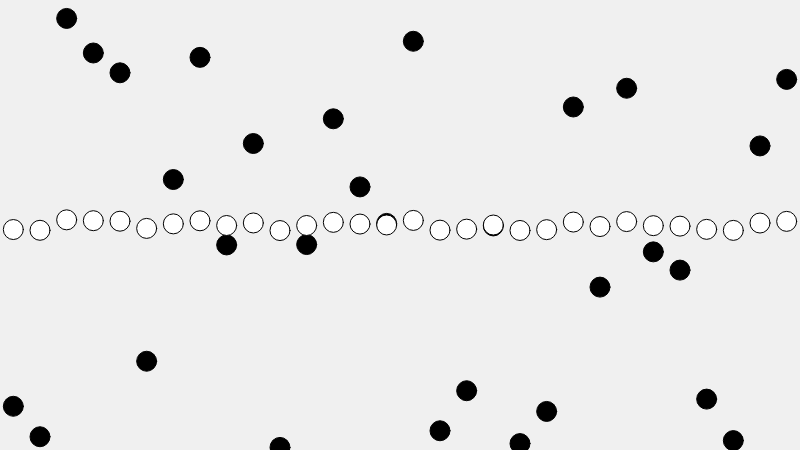
Frame 1 (no input)
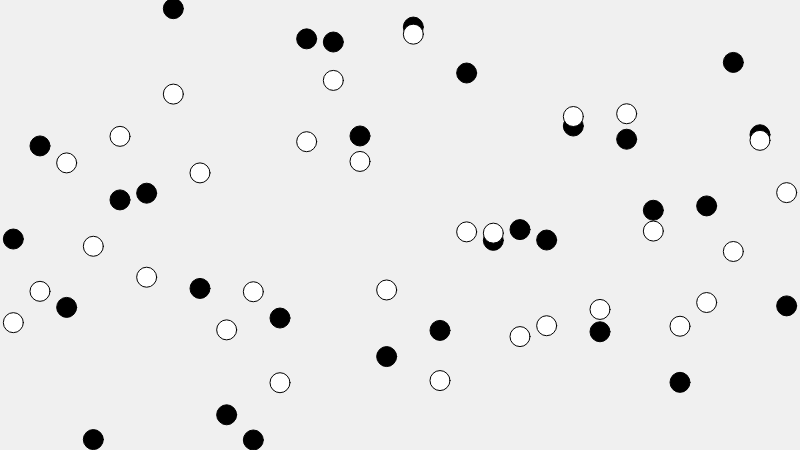
Frame 60 (no input)
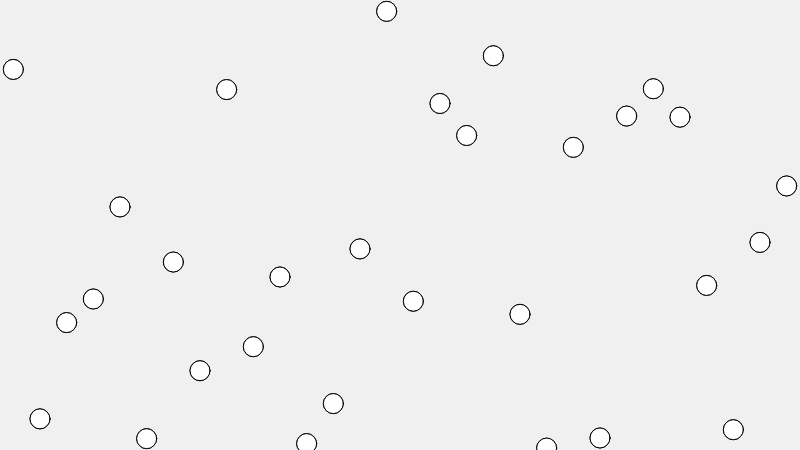
Frame 120 (the mouse pressed at the canvas centre since frame 60)

The p5.js sketch that drew these frames (run headless with seeded random() and noise() and a simulated clock; from frame 60 on, the mouse is pressed at the canvas centre):

// p5.js sketch
// ── sketch.js
var w = 800;
var h = 450;
var n = 30;
var y = [];
for(var i=0; i<n; i++) {
  y.push(h/2);
}
var targetY = [];
for(var i=0; i<n; i++) {
  targetY.push(h/2);
}

var animationTime = 40;
var speed = [];
for(var i=0; i<n; i++) {
  speed.push(0);
}

function setup() {
  createCanvas(w, h);
}

function draw() {
  background(240);
  if( Math.abs(y[0]-targetY[0]) < 1) {
    for(var i=0; i<n; i++) {
      targetY[i] = Math.random() * h;
      speed[i] = (targetY[i] - y[i]) / animationTime;
    }
  }
  for(var i=0; i<n; i++) {
    y[i] = y[i] + speed[i];
    var x = (width/n) * i + (width*0.5/n)
    fill(0);
    ellipse(x, targetY[i], 20, 20);
    fill(255);
    ellipse(x, y[i], 20, 20);
  }
}
